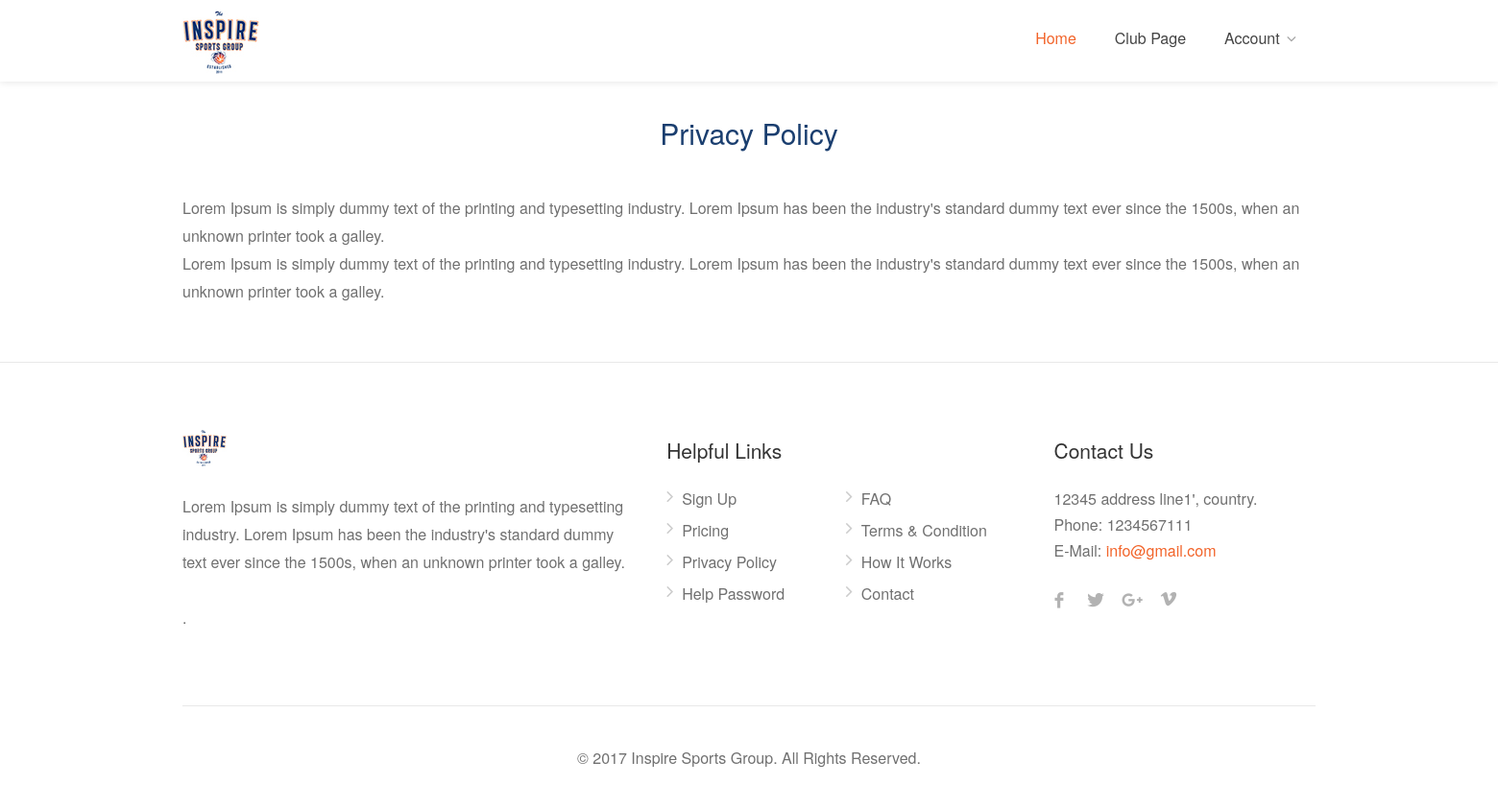
Screenshot of /index.php/netball/privacy with the database file from the repository.
### tables this page shows
CREATE TABLE IF NOT EXISTS `tbl_privacy_policy` (
  `privacy_policy_id` int(11) NOT NULL AUTO_INCREMENT,
  `description` longtext NOT NULL,
  PRIMARY KEY (`privacy_policy_id`)
);

CREATE TABLE IF NOT EXISTS `tbl_about_us` (
  `about_id` int(11) NOT NULL AUTO_INCREMENT,
  `description` longtext NOT NULL,
  PRIMARY KEY (`about_id`)
);

CREATE TABLE IF NOT EXISTS `tbl_contact_us` (
  `contact_us_id` int(11) NOT NULL AUTO_INCREMENT,
  `email` varchar(255) NOT NULL,
  `phone` varchar(255) NOT NULL,
  `address` longtext NOT NULL,
  PRIMARY KEY (`contact_us_id`)
);

### application/views/content_handler.php (called while the page is built)
<?php include('header.php');?>
<?php include('navbar.php');?>
<?php include('content.php');?>
<?php include('footer.php');?>

### application/controllers/Netball.php (called while the page is built, shortened)
<?php
class Netball extends CI_Controller {
    public function __construct()
    {
        $this->load->library(array('session'));
        $this->load->model('Netballmodel');
    }
    public function privacy()
    {
        $data['pageName'] = "PRIVACY";
        $data['aboutusinfo'] = $this->Netballmodel->getaboutusinfo();
        $data['contactusinfo'] = $this->Netballmodel->getcontactusinfo();
        $data['privacyinfo'] = $this->Netballmodel->getprivacyinfo();
        $data['sociallinkdatalist'] = $this->Netballmodel->getsociallinkdatalist();
        $this->load->view("content_handler", $data);
    }
}

### index.php (called while the page is built, shortened)
<?php
require_once BASEPATH.'core/CodeIgniter.php';

### application/models/Netballmodel.php (called while the page is built, shortened)
<?php
Class Netballmodel extends CI_Model
{
     public function getaboutusinfo()
    {
        $this->db->select('*');
        $this->db->from('tbl_about_us');
        return $this->db->get()->row();
    }
     public function getcontactusinfo()
    {
        $this->db->select('*');
        $this->db->from('tbl_contact_us');
        return $this->db->get()->row();
    }
     public function getprivacyinfo()
    {
        $this->db->select('*');
        $this->db->from('tbl_privacy_policy');
        return $this->db->get()->row();
    }
     public function getsociallinkdatalist()
    {
        $this->db->select('*');
        $this->db->from('tbl_social_link');
        $this->db->where('status',1);
        return $this->db->get()->result();
    }
}

### application/views/contents/privacy.php (the view)
<div class="container">
	<h3 class="headline centered margin-bottom-45 padding-top-35">Privacy Policy</h3>
	<div class="row">
		<div class="col-sm-12 col-md-12 col-lg-12">
			<p style="margin-bottom:5%">
				<?php if (!empty($privacyinfo->description)) echo $privacyinfo->description; ?>
			</p>
		</div>
	</div>
</div>

### application/views/footer.php (shortened to what this page needs)
<link rel="stylesheet" href="https://cdnjs.cloudflare.com/ajax/libs/font-awesome/4.7.0/css/font-awesome.min.css">
  <div id="footer">
    <div class="container">
      <div class="row">
        <div class="col-md-5 col-sm-6">
          <img class="footer-logo" src="<?php echo base_url('assets/images/logoinspire.jpg');?>" alt=""> <br>
          <br>
          <p><?php if (!empty($aboutusinfo->description)) echo $aboutusinfo->description; ?>.</p>
        </div>
        <div class="col-md-4 col-sm-6 ">
          <h4>Helpful Links</h4>
          <ul class="footer-links">
            <li><a href="<?php echo site_url('netball/registerAccType');?>">Sign Up</a></li>
            <li><a href="<?php echo site_url('netball/pricing');?>">Pricing</a></li>
            <li><a href="<?php echo site_url('netball/privacy');?>">Privacy Policy</a></li>
            <li><a href="<?php echo site_url('netball/help_password');?>">Help Password</a></li>
          </ul>
          <ul class="footer-links">
            <li><a href="<?php echo site_url('netball/faq');?>">FAQ</a></li>
            <li><a href="<?php echo site_url('netball/terms_condition');?>">Terms & Condition</a></li>
            <li><a href="<?php echo site_url('netball/working');?>">How It Works</a></li>
            <li><a href="<?php echo site_url('netball/contact');?>">Contact</a></li>
          </ul>
          <div class="clearfix"></div>
        </div>
        <div class="col-md-3  col-sm-12">
          <h4>Contact Us</h4>
          <div class="text-widget"> <span><?php if (!empty($contactusinfo->address)) echo $contactusinfo->address; ?></span> <br>
            Phone: <span><?php if (!empty($contactusinfo->phone)) echo $contactusinfo->phone; ?></span><br>
            E-Mail:<span> <a href="#"><?php if (!empty($contactusinfo->email)) echo $contactusinfo->email; ?></a> </span><br>
          </div>
          <ul class="social-icons margin-top-20">
             <?php
              $fade = "";
              $service = "";
              $index = 0;
              foreach ($sociallinkdatalist as $sociallinkdata) {
                if($index == 0) {
                  $service = "facebook";
                  $fade = "icon-facebook";
                }
                else if($index == 1) {
                  $service = "twitter";
                  $fade = "icon-twitter";
                }
                else if($index == 2) {
                  $service = "gplus";
                  $fade = "icon-gplus";
                }
                else if($index == 3) {
                  $service = "vimeo";
                  $fade = "icon-vimeo";
                }
                 else if($index == 4) {
                 break;
                }
              ?>
                <li><a class="<?php echo $service; ?>" href="<?php if (!empty($sociallinkdata->link)) echo $sociallinkdata->link; ?>" target="new"><i class="<?php echo $fade; ?>"></i></a></li>
            <?php $index++; } ?>
          </ul>
        </div>
      </div>
      <div class="row">
        <div class="col-md-12">
          <div class="copyrights">© 2017 Inspire Sports Group. All Rights Reserved.</div>
        </div>
      </div>
    </div>
  </div>
<link href="<?php echo base_url('assets/css/plugins/datedropper.css');?>" rel="stylesheet" type="text/css">
</body>
</html>

### assets/css/colors/main.css (style rules this page uses)
.style-2 .trigger.active a,.style-2 .ui-accordion .ui-accordion-header-active:hover,.style-2 .ui-accordion .ui-accordion-header-active,#posts-nav li a:hover,.plan.featured .listing-badge,.post-content h3 a:hover,.add-review-photos i,.show-more-button i,.listing-details-sidebar li a,.star-rating .rating-counter a:hover,.more-search-options-trigger:after,.header-widget .sign-in:hover,#footer a,#footer .footer-links li a:hover,#navigation.style-1 .current,#navigation.style-1 ul li:hover a,.user-menu.active .user-name:after,.user-menu:hover .user-name:after,.user-menu.active .user-name,.user-menu:hover .user-name,.main-search-input-item.location a:hover,.chosen-container .chosen-results li.highlighted,.input-with-icon.location a i:hover,.sort-by .chosen-container-single .chosen-single div:after,.sort-by .chosen-container-single .chosen-default,.panel-dropdown a:after,.post-content a.read-more,.post-meta li a:hover,.widget-text h5 a:hover,.about-author a,a.button.border.white:hover,.icon-box-2 i,a.button.border,.style-2 .ui-accordion .ui-accordion-header:hover,.style-2 .trigger a:hover,.plan.featured .listing-badges .featured,.list-4 li:before,.list-3 li:before,.list-2 li:before,.list-1 li:before,.info-box h4,.testimonial-carousel .slick-slide.slick-active .testimonial:before,.sign-in-form .tabs-nav li a:hover,.sign-in-form .tabs-nav li.active a,.lost_password:hover a,#top-bar .social-icons li a:hover i,.listing-share .social-icons li a:hover i,.agent .social-icons li a:hover i,#footer .social-icons li a:hover i,.headline span i { color:#f2642a; }

### rows the page displays
tbl_privacy_policy: description "Lorem Ipsum is simply dummy text of the printing and typesetting industry. Lorem Ipsum has been the industry's standard dummy text ever since the 1500s, when an unknown printer took a galley. Lorem Ipsum is simply dummy text of the printing and typesetting industry. Lorem Ipsum has been the industry's standard dummy text ever since the 1500s, when an unknown printer took a galley."
tbl_about_us: description "Lorem Ipsum is simply dummy text of the printing and typesetting industry. Lorem Ipsum has been the industry's standard dummy text ever since the 1500s, when an unknown printer took a galley."
tbl_contact_us: address "12345 address line1', country.", phone "1234567111", email "info@gmail.com"
